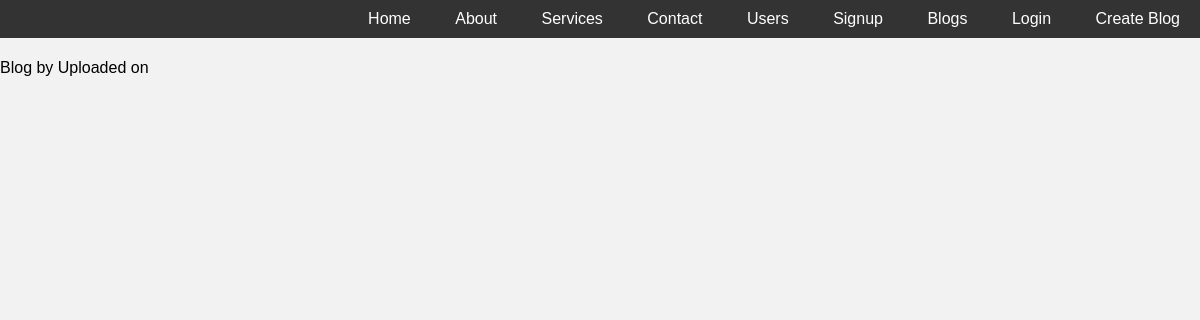
Before: /blogpage/pasta/ with the older database file.
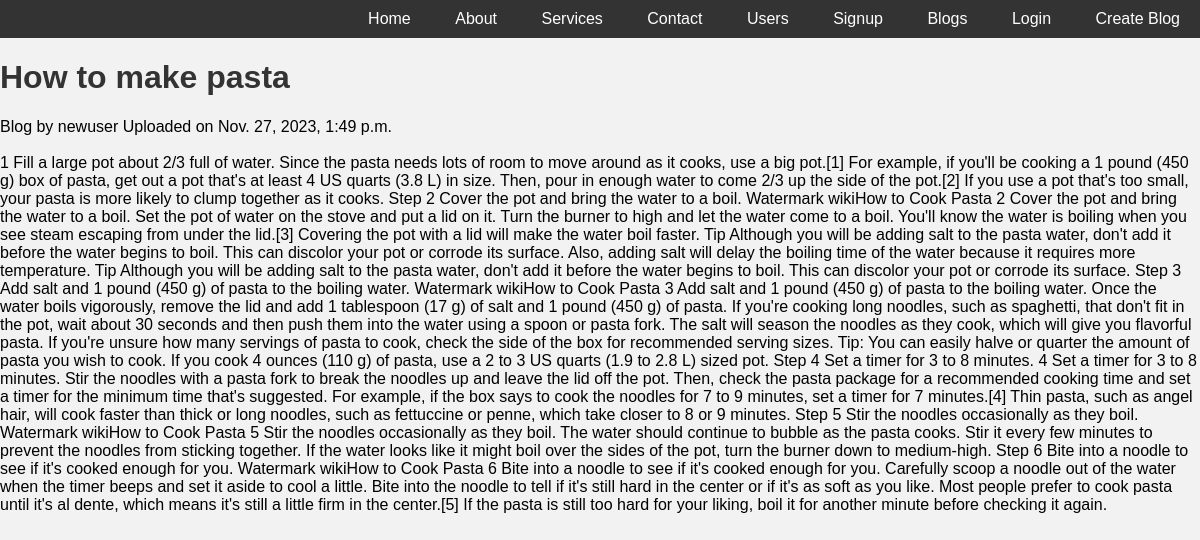
After: the same page with the newer database file.
### user/models.py (models this page shows, shortened)
class Blog(models.Model):
    serial_num = models.AutoField(primary_key=True)
    title = models.CharField(max_length=200)
    content = models.TextField()
    slug = models.SlugField(max_length=150, unique=True, blank=True)
    time = models.DateTimeField(auto_now_add=True)
    user_name = models.ForeignKey(User, on_delete=models.CASCADE, default=1)

### user/views.py (the view)
# urls.py: path('blogpage/<str:slug>/', user_views.blogpost, name='blogpost'),
def blogpost(request, slug):
    blog = Blog.objects.filter(slug=slug).first()
    context = {'blog': blog}
    return render(request, 'blogcontent.html',context)

### user/templates/blogcontent.html (shortened to what this page needs)
{% extends "base.html" %}
{% block body %}
<h1>{{blog.title}}</h1>
Blog by {{blog.user_name}} Uploaded on {{blog.time}}
<br>
<br>
{{blog.content}}
{% endblock body %}

Changed rows visible on the page:
added Blog: title "How to make pasta", user_name "newuser", time "Nov. 27, 2023, 1:49 p.m.", content "1 Fill a large pot about 2/3 full of water. Since the pasta needs lots of room to move around as it cooks, use a big pot.[1] For example, if you'll be cooking a 1 pound (450 g) box of pasta, get out a pot that's at least 4 US quarts (3.8 L) in size. Then, pour in enough water to come 2/3 up the side of the pot.[2] If you use a pot that's too small, your pasta is more likely to clump together as it cooks. Step 2 Cover the pot and bring the water to a boil. Watermark wikiHow to Cook Pasta 2 Cover the pot and bring the water to a boil. Set the pot of water on the stove and put a lid on it. Turn the burner to high and let the water come to a boil. You'll know the water is boiling when you see…"
